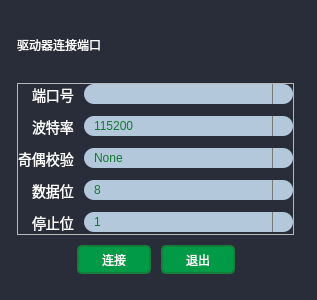
<?xml version="1.0" encoding="UTF-8"?>
<ui version="4.0">
 <class>CANParamSetting</class>
 <widget class="QDialog" name="CANParamSetting">
  <property name="enabled">
   <bool>true</bool>
  </property>
  <property name="geometry">
   <rect>
    <x>0</x>
    <y>0</y>
    <width>317</width>
    <height>300</height>
   </rect>
  </property>
  <property name="sizePolicy">
   <sizepolicy hsizetype="Preferred" vsizetype="Preferred">
    <horstretch>0</horstretch>
    <verstretch>0</verstretch>
   </sizepolicy>
  </property>
  <property name="maximumSize">
   <size>
    <width>317</width>
    <height>300</height>
   </size>
  </property>
  <property name="windowTitle">
   <string>CAN参数设置</string>
  </property>
  <property name="windowIcon">
   <iconset resource="resonrces.qrc">
    <normaloff>:/images/app.ico</normaloff>:/images/app.ico</iconset>
  </property>
  <property name="styleSheet">
   <string notr="true">QDialog{
	color:#000;
	background-color: rgb(41,45,57);
}

QPushButton{
	height:25px;
	color:white;
	border:2px solid #147e3a;
	background-color:#019b48;
	border-radius:5px;
}

QPushButton:hover{
	background-color:#019b48;
	font-size:12px;
	font-weight:bold;
}

QLabel{
	color:white;
}

QGroupBox{
	border:2px solid rgb(41,45,57);
	color:black;
}

QComboBox{
	height:20px;
	border:1px solid rbg(41,45,57)
}

QMessageBox{
	background-color:rgb(41,45,57);
}

QMessageBox QPushButton:enabled{
	border-radius: 5px;
	width: 50px;
	height: 20px;
	background-color: #019b48;
	color: white;
	font-size: 12px;
}</string>
  </property>
  <widget class="QGroupBox" name="groupBox_2">
   <property name="geometry">
    <rect>
     <x>10</x>
     <y>10</y>
     <width>291</width>
     <height>271</height>
    </rect>
   </property>
   <property name="styleSheet">
    <string notr="true">/*下拉框样式*/
QComboBox{
	background-color: rgb(180, 200, 220);
	min-height: 20px;
	min-width: 60px;
	border: none;
	border-radius: 10px;
	color: rgb(20, 120, 50);
	font-family: &quot;Arial&quot;;
	font-size: 12px;
	padding-left:10px;
}

QComboBox::drop-down{
	width: 20px;
	border-left-width: 1px;
	border-left-color: rgb(120, 120, 120);
	border-left-style: solid;
}
QComboBox:hover{
	border:1px solid red;
}
QComboBox:!enabled {
    background-color: rgb(120, 120, 120);
	color: rgb(230, 240, 250);
}
QComboBox::down-arrow{
    image: url(://res/down arrow.png);
}
QComboBox::down-arrow:!enabled{
    image: none;
}
QComboBox::down-arrow:hover{
    image: url(://res/down arrow red.png);
}

/*按钮样式*/
QPushButton {
	width: 70px;
	height: 25px;
}
</string>
   </property>
   <property name="title">
    <string/>
   </property>
   <layout class="QVBoxLayout" name="verticalLayout_3">
    <property name="spacing">
     <number>10</number>
    </property>
    <property name="leftMargin">
     <number>5</number>
    </property>
    <property name="topMargin">
     <number>5</number>
    </property>
    <property name="rightMargin">
     <number>5</number>
    </property>
    <property name="bottomMargin">
     <number>5</number>
    </property>
    <item>
     <widget class="QLabel" name="label_4">
      <property name="text">
       <string>驱动器连接端口</string>
      </property>
     </widget>
    </item>
    <item>
     <widget class="QFrame" name="robotPortFrame">
      <property name="styleSheet">
       <string notr="true">/************/
QLabel{
	font-family: &quot;宋体&quot;;
	font-size: 14px;
}</string>
      </property>
      <property name="frameShape">
       <enum>QFrame::StyledPanel</enum>
      </property>
      <property name="frameShadow">
       <enum>QFrame::Raised</enum>
      </property>
      <layout class="QFormLayout" name="formLayout_2">
       <property name="labelAlignment">
        <set>Qt::AlignRight|Qt::AlignTrailing|Qt::AlignVCenter</set>
       </property>
       <property name="horizontalSpacing">
        <number>10</number>
       </property>
       <property name="verticalSpacing">
        <number>10</number>
       </property>
       <property name="leftMargin">
        <number>0</number>
       </property>
       <property name="topMargin">
        <number>0</number>
       </property>
       <property name="rightMargin">
        <number>0</number>
       </property>
       <property name="bottomMargin">
        <number>0</number>
       </property>
       <item row="0" column="0">
        <widget class="QLabel" name="Label">
         <property name="text">
          <string>端口号</string>
         </property>
        </widget>
       </item>
       <item row="0" column="1">
        <widget class="QComboBox" name="serialPortComboBox"/>
       </item>
       <item row="1" column="0">
        <widget class="QLabel" name="Label_2">
         <property name="text">
          <string>波特率</string>
         </property>
        </widget>
       </item>
       <item row="1" column="1">
        <widget class="QComboBox" name="BaudRateComboBox">
         <property name="currentText">
          <string>115200</string>
         </property>
         <property name="currentIndex">
          <number>7</number>
         </property>
         <item>
          <property name="text">
           <string>1200</string>
          </property>
         </item>
         <item>
          <property name="text">
           <string>2400</string>
          </property>
         </item>
         <item>
          <property name="text">
           <string>4800</string>
          </property>
         </item>
         <item>
          <property name="text">
           <string>9600</string>
          </property>
         </item>
         <item>
          <property name="text">
           <string>19200</string>
          </property>
         </item>
         <item>
          <property name="text">
           <string>38400</string>
          </property>
         </item>
         <item>
          <property name="text">
           <string>57600</string>
          </property>
         </item>
         <item>
          <property name="text">
           <string>115200</string>
          </property>
         </item>
         <item>
          <property name="text">
           <string>256000</string>
          </property>
         </item>
        </widget>
       </item>
       <item row="2" column="0">
        <widget class="QLabel" name="Label_3">
         <property name="text">
          <string>奇偶校验</string>
         </property>
        </widget>
       </item>
       <item row="2" column="1">
        <widget class="QComboBox" name="ParityComboBox">
         <item>
          <property name="text">
           <string>None</string>
          </property>
         </item>
         <item>
          <property name="text">
           <string>Even</string>
          </property>
         </item>
         <item>
          <property name="text">
           <string>Odd</string>
          </property>
         </item>
         <item>
          <property name="text">
           <string>Space</string>
          </property>
         </item>
         <item>
          <property name="text">
           <string>Mark</string>
          </property>
         </item>
        </widget>
       </item>
       <item row="3" column="0">
        <widget class="QLabel" name="Label_4">
         <property name="text">
          <string>数据位</string>
         </property>
        </widget>
       </item>
       <item row="3" column="1">
        <widget class="QComboBox" name="DataBitsComboBox">
         <property name="currentIndex">
          <number>3</number>
         </property>
         <item>
          <property name="text">
           <string>5</string>
          </property>
         </item>
         <item>
          <property name="text">
           <string>6</string>
          </property>
         </item>
         <item>
          <property name="text">
           <string>7</string>
          </property>
         </item>
         <item>
          <property name="text">
           <string>8</string>
          </property>
         </item>
        </widget>
       </item>
       <item row="4" column="0">
        <widget class="QLabel" name="Label_5">
         <property name="text">
          <string>停止位</string>
         </property>
        </widget>
       </item>
       <item row="4" column="1">
        <widget class="QComboBox" name="StopBitsComboBox">
         <item>
          <property name="text">
           <string>1</string>
          </property>
         </item>
         <item>
          <property name="text">
           <string>1.5</string>
          </property>
         </item>
         <item>
          <property name="text">
           <string>2</string>
          </property>
         </item>
        </widget>
       </item>
      </layout>
     </widget>
    </item>
    <item>
     <layout class="QHBoxLayout" name="horizontalLayout">
      <item>
       <spacer name="horizontalSpacer">
        <property name="orientation">
         <enum>Qt::Horizontal</enum>
        </property>
        <property name="sizeHint" stdset="0">
         <size>
          <width>40</width>
          <height>20</height>
         </size>
        </property>
       </spacer>
      </item>
      <item>
       <widget class="QPushButton" name="connectSerialButton">
        <property name="text">
         <string>连接</string>
        </property>
       </widget>
      </item>
      <item>
       <widget class="QPushButton" name="quitBtn">
        <property name="text">
         <string>退出</string>
        </property>
       </widget>
      </item>
      <item>
       <spacer name="horizontalSpacer_2">
        <property name="orientation">
         <enum>Qt::Horizontal</enum>
        </property>
        <property name="sizeHint" stdset="0">
         <size>
          <width>40</width>
          <height>20</height>
         </size>
        </property>
       </spacer>
      </item>
     </layout>
    </item>
   </layout>
  </widget>
 </widget>
 <resources>
  <include location="resonrces.qrc"/>
 </resources>
 <connections/>
</ui>
